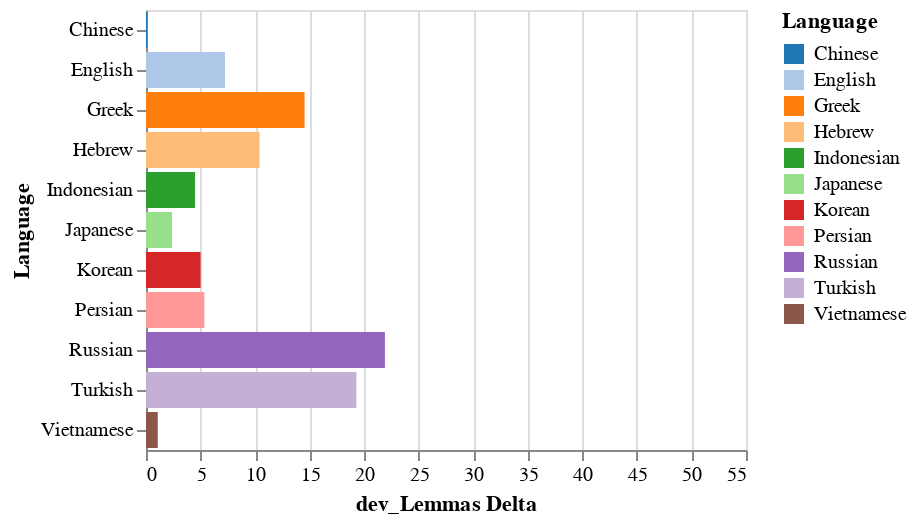
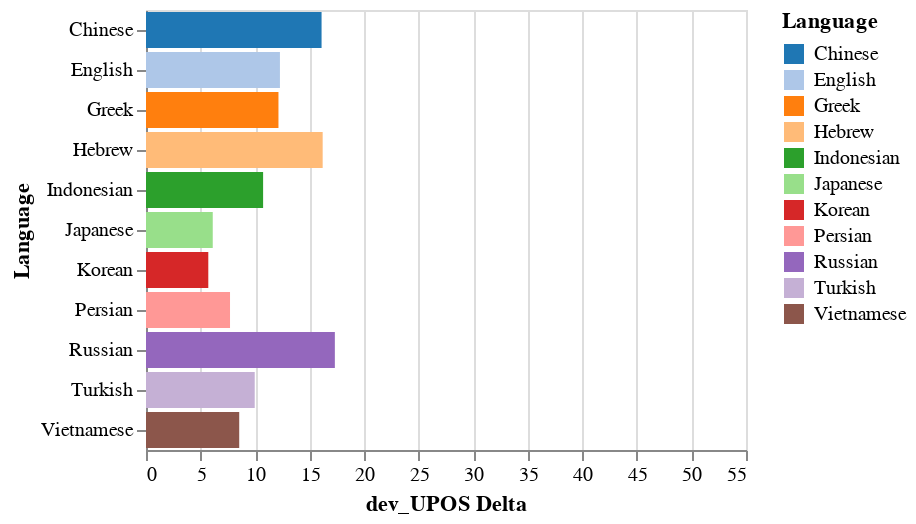
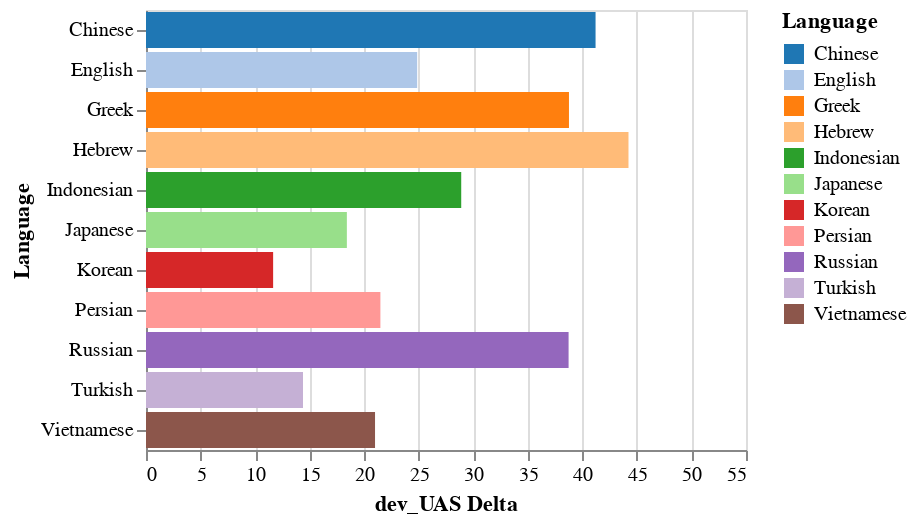
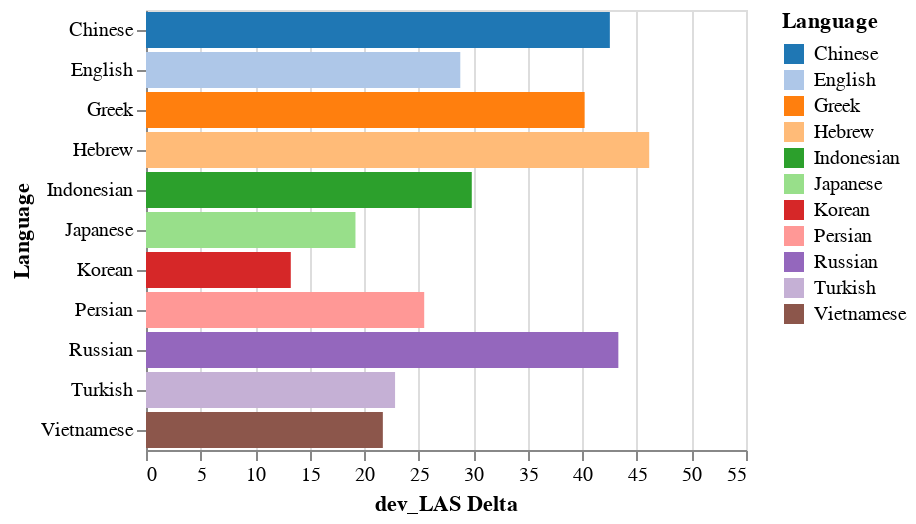

Write notebook code for charts like these, in order.
### Code cell
x_domain = [0,55]
for task in delta_df.columns[1:]:
    alt.Chart(delta_df).mark_bar().encode(
        x=alt.X(
            task, 
            title=f"{task} Delta",
            scale=alt.Scale(domain=x_domain)
        ),
        y='Language',
        color=alt.Color(
            'Language', 
            scale=alt.Scale(scheme="category20")
        ),
        tooltip=task
    ).show()

### Figure 1 — Vega-Lite specification as saved in the notebook (floating-point values rounded to 4 significant figures)
{"config": {"view": {"continuousWidth": 300, "continuousHeight": 300}}, "data": {"name": "data-902a5759862f271d809a4e61ddbcf56c"}, "mark": {"type": "bar"}, "encoding": {"color": {"field": "Language", "scale": {"scheme": "category20"}, "type": "nominal"}, "tooltip": {"field": "dev_Lemmas", "type": "quantitative"}, "x": {"field": "dev_Lemmas", "scale": {"domain": [0, 55]}, "title": "dev_Lemmas Delta", "type": "quantitative"}, "y": {"field": "Language", "type": "nominal"}}, "$schema": "https://vega.github.io/schema/vega-lite/v5.20.1.json", "datasets": {"data-902a5759862f271d809a4e61ddbcf56c": [{"Language": "English", "dev_Lemmas": 7.238, "dev_UPOS": 12.28, "dev_UAS": 24.86, "dev_LAS": 28.81, "dev_CLAS": 33.05, "dev_MLAS": 39.07, "dev_BLEX": 35.04}, {"Language": "Russian", "dev_Lemmas": 21.9, "dev_UPOS": 17.31, "dev_UAS": 38.74, "dev_LAS": 43.3, "dev_CLAS": 47.64, "dev_MLAS": 54.96, "dev_BLEX": 49.42}, {"Language": "Turkish", "dev_Lemmas": 19.29, "dev_UPOS": 9.966, "dev_UAS": 14.39, "dev_LAS": 22.83, "dev_CLAS": 28.98, "dev_MLAS": 31.68, "dev_BLEX": 31.9}, {"Language": "Indonesian", "dev_Lemmas": 4.495, "dev_UPOS": 10.73, "dev_UAS": 28.9, "dev_LAS": 29.86, "dev_CLAS": 31.98, "dev_MLAS": 32.39, "dev_BLEX": 31.34}, {"Language": "Chinese", "dev_Lemmas": 0.1115, "dev_UPOS": 16.09, "dev_UAS": 41.21, "dev_LAS": 42.52, "dev_CLAS": 43.81, "dev_MLAS": 43.3, "dev_BLEX": 43.82}, {"Language": "Persian", "dev_Lemmas": 5.346, "dev_UPOS": 7.702, "dev_UAS": 21.49, "dev_LAS": 25.5, "dev_CLAS": 29.61, "dev_MLAS": 35.06, "dev_BLEX": 31.14}, {"Language": "Korean", "dev_Lemmas": 5.004, "dev_UPOS": 5.711, "dev_UAS": 11.65, "dev_LAS": 13.27, "dev_CLAS": 14.86, "dev_MLAS": 16.29, "dev_BLEX": 15.86}, {"Language": "Greek", "dev_Lemmas": 14.54, "dev_UPOS": 12.14, "dev_UAS": 38.77, "dev_LAS": 40.21, "dev_CLAS": 47.21, "dev_MLAS": 52.68, "dev_BLEX": 43.55}, {"Language": "Hebrew", "dev_Lemmas": 10.41, "dev_UPOS": 16.19, "dev_UAS": 44.23, "dev_LAS": 46.13, "dev_CLAS": 47.85, "dev_MLAS": 48.54, "dev_BLEX": 44.44}, {"Language": "Vietnamese", "dev_Lemmas": 1.079, "dev_UPOS": 8.545, "dev_UAS": 20.99, "dev_LAS": 21.71, "dev_CLAS": 23.05, "dev_MLAS": 22.26, "dev_BLEX": 23.16}, {"Language": "Japanese", "dev_Lemmas": 2.383, "dev_UPOS": 6.119, "dev_UAS": 18.41, "dev_LAS": 19.2, "dev_CLAS": 22.41, "dev_MLAS": 29.68, "dev_BLEX": 22.61}]}}

### Figure 2 — Vega-Lite specification as saved in the notebook (floating-point values rounded to 4 significant figures)
{"config": {"view": {"continuousWidth": 300, "continuousHeight": 300}}, "data": {"name": "data-902a5759862f271d809a4e61ddbcf56c"}, "mark": {"type": "bar"}, "encoding": {"color": {"field": "Language", "scale": {"scheme": "category20"}, "type": "nominal"}, "tooltip": {"field": "dev_UPOS", "type": "quantitative"}, "x": {"field": "dev_UPOS", "scale": {"domain": [0, 55]}, "title": "dev_UPOS Delta", "type": "quantitative"}, "y": {"field": "Language", "type": "nominal"}}, "$schema": "https://vega.github.io/schema/vega-lite/v5.20.1.json", "datasets": {"data-902a5759862f271d809a4e61ddbcf56c": [{"Language": "English", "dev_Lemmas": 7.238, "dev_UPOS": 12.28, "dev_UAS": 24.86, "dev_LAS": 28.81, "dev_CLAS": 33.05, "dev_MLAS": 39.07, "dev_BLEX": 35.04}, {"Language": "Russian", "dev_Lemmas": 21.9, "dev_UPOS": 17.31, "dev_UAS": 38.74, "dev_LAS": 43.3, "dev_CLAS": 47.64, "dev_MLAS": 54.96, "dev_BLEX": 49.42}, {"Language": "Turkish", "dev_Lemmas": 19.29, "dev_UPOS": 9.966, "dev_UAS": 14.39, "dev_LAS": 22.83, "dev_CLAS": 28.98, "dev_MLAS": 31.68, "dev_BLEX": 31.9}, {"Language": "Indonesian", "dev_Lemmas": 4.495, "dev_UPOS": 10.73, "dev_UAS": 28.9, "dev_LAS": 29.86, "dev_CLAS": 31.98, "dev_MLAS": 32.39, "dev_BLEX": 31.34}, {"Language": "Chinese", "dev_Lemmas": 0.1115, "dev_UPOS": 16.09, "dev_UAS": 41.21, "dev_LAS": 42.52, "dev_CLAS": 43.81, "dev_MLAS": 43.3, "dev_BLEX": 43.82}, {"Language": "Persian", "dev_Lemmas": 5.346, "dev_UPOS": 7.702, "dev_UAS": 21.49, "dev_LAS": 25.5, "dev_CLAS": 29.61, "dev_MLAS": 35.06, "dev_BLEX": 31.14}, {"Language": "Korean", "dev_Lemmas": 5.004, "dev_UPOS": 5.711, "dev_UAS": 11.65, "dev_LAS": 13.27, "dev_CLAS": 14.86, "dev_MLAS": 16.29, "dev_BLEX": 15.86}, {"Language": "Greek", "dev_Lemmas": 14.54, "dev_UPOS": 12.14, "dev_UAS": 38.77, "dev_LAS": 40.21, "dev_CLAS": 47.21, "dev_MLAS": 52.68, "dev_BLEX": 43.55}, {"Language": "Hebrew", "dev_Lemmas": 10.41, "dev_UPOS": 16.19, "dev_UAS": 44.23, "dev_LAS": 46.13, "dev_CLAS": 47.85, "dev_MLAS": 48.54, "dev_BLEX": 44.44}, {"Language": "Vietnamese", "dev_Lemmas": 1.079, "dev_UPOS": 8.545, "dev_UAS": 20.99, "dev_LAS": 21.71, "dev_CLAS": 23.05, "dev_MLAS": 22.26, "dev_BLEX": 23.16}, {"Language": "Japanese", "dev_Lemmas": 2.383, "dev_UPOS": 6.119, "dev_UAS": 18.41, "dev_LAS": 19.2, "dev_CLAS": 22.41, "dev_MLAS": 29.68, "dev_BLEX": 22.61}]}}

### Figure 3 — Vega-Lite specification as saved in the notebook (floating-point values rounded to 4 significant figures)
{"config": {"view": {"continuousWidth": 300, "continuousHeight": 300}}, "data": {"name": "data-902a5759862f271d809a4e61ddbcf56c"}, "mark": {"type": "bar"}, "encoding": {"color": {"field": "Language", "scale": {"scheme": "category20"}, "type": "nominal"}, "tooltip": {"field": "dev_UAS", "type": "quantitative"}, "x": {"field": "dev_UAS", "scale": {"domain": [0, 55]}, "title": "dev_UAS Delta", "type": "quantitative"}, "y": {"field": "Language", "type": "nominal"}}, "$schema": "https://vega.github.io/schema/vega-lite/v5.20.1.json", "datasets": {"data-902a5759862f271d809a4e61ddbcf56c": [{"Language": "English", "dev_Lemmas": 7.238, "dev_UPOS": 12.28, "dev_UAS": 24.86, "dev_LAS": 28.81, "dev_CLAS": 33.05, "dev_MLAS": 39.07, "dev_BLEX": 35.04}, {"Language": "Russian", "dev_Lemmas": 21.9, "dev_UPOS": 17.31, "dev_UAS": 38.74, "dev_LAS": 43.3, "dev_CLAS": 47.64, "dev_MLAS": 54.96, "dev_BLEX": 49.42}, {"Language": "Turkish", "dev_Lemmas": 19.29, "dev_UPOS": 9.966, "dev_UAS": 14.39, "dev_LAS": 22.83, "dev_CLAS": 28.98, "dev_MLAS": 31.68, "dev_BLEX": 31.9}, {"Language": "Indonesian", "dev_Lemmas": 4.495, "dev_UPOS": 10.73, "dev_UAS": 28.9, "dev_LAS": 29.86, "dev_CLAS": 31.98, "dev_MLAS": 32.39, "dev_BLEX": 31.34}, {"Language": "Chinese", "dev_Lemmas": 0.1115, "dev_UPOS": 16.09, "dev_UAS": 41.21, "dev_LAS": 42.52, "dev_CLAS": 43.81, "dev_MLAS": 43.3, "dev_BLEX": 43.82}, {"Language": "Persian", "dev_Lemmas": 5.346, "dev_UPOS": 7.702, "dev_UAS": 21.49, "dev_LAS": 25.5, "dev_CLAS": 29.61, "dev_MLAS": 35.06, "dev_BLEX": 31.14}, {"Language": "Korean", "dev_Lemmas": 5.004, "dev_UPOS": 5.711, "dev_UAS": 11.65, "dev_LAS": 13.27, "dev_CLAS": 14.86, "dev_MLAS": 16.29, "dev_BLEX": 15.86}, {"Language": "Greek", "dev_Lemmas": 14.54, "dev_UPOS": 12.14, "dev_UAS": 38.77, "dev_LAS": 40.21, "dev_CLAS": 47.21, "dev_MLAS": 52.68, "dev_BLEX": 43.55}, {"Language": "Hebrew", "dev_Lemmas": 10.41, "dev_UPOS": 16.19, "dev_UAS": 44.23, "dev_LAS": 46.13, "dev_CLAS": 47.85, "dev_MLAS": 48.54, "dev_BLEX": 44.44}, {"Language": "Vietnamese", "dev_Lemmas": 1.079, "dev_UPOS": 8.545, "dev_UAS": 20.99, "dev_LAS": 21.71, "dev_CLAS": 23.05, "dev_MLAS": 22.26, "dev_BLEX": 23.16}, {"Language": "Japanese", "dev_Lemmas": 2.383, "dev_UPOS": 6.119, "dev_UAS": 18.41, "dev_LAS": 19.2, "dev_CLAS": 22.41, "dev_MLAS": 29.68, "dev_BLEX": 22.61}]}}

### Figure 4 — Vega-Lite specification as saved in the notebook (floating-point values rounded to 4 significant figures)
{"config": {"view": {"continuousWidth": 300, "continuousHeight": 300}}, "data": {"name": "data-902a5759862f271d809a4e61ddbcf56c"}, "mark": {"type": "bar"}, "encoding": {"color": {"field": "Language", "scale": {"scheme": "category20"}, "type": "nominal"}, "tooltip": {"field": "dev_LAS", "type": "quantitative"}, "x": {"field": "dev_LAS", "scale": {"domain": [0, 55]}, "title": "dev_LAS Delta", "type": "quantitative"}, "y": {"field": "Language", "type": "nominal"}}, "$schema": "https://vega.github.io/schema/vega-lite/v5.20.1.json", "datasets": {"data-902a5759862f271d809a4e61ddbcf56c": [{"Language": "English", "dev_Lemmas": 7.238, "dev_UPOS": 12.28, "dev_UAS": 24.86, "dev_LAS": 28.81, "dev_CLAS": 33.05, "dev_MLAS": 39.07, "dev_BLEX": 35.04}, {"Language": "Russian", "dev_Lemmas": 21.9, "dev_UPOS": 17.31, "dev_UAS": 38.74, "dev_LAS": 43.3, "dev_CLAS": 47.64, "dev_MLAS": 54.96, "dev_BLEX": 49.42}, {"Language": "Turkish", "dev_Lemmas": 19.29, "dev_UPOS": 9.966, "dev_UAS": 14.39, "dev_LAS": 22.83, "dev_CLAS": 28.98, "dev_MLAS": 31.68, "dev_BLEX": 31.9}, {"Language": "Indonesian", "dev_Lemmas": 4.495, "dev_UPOS": 10.73, "dev_UAS": 28.9, "dev_LAS": 29.86, "dev_CLAS": 31.98, "dev_MLAS": 32.39, "dev_BLEX": 31.34}, {"Language": "Chinese", "dev_Lemmas": 0.1115, "dev_UPOS": 16.09, "dev_UAS": 41.21, "dev_LAS": 42.52, "dev_CLAS": 43.81, "dev_MLAS": 43.3, "dev_BLEX": 43.82}, {"Language": "Persian", "dev_Lemmas": 5.346, "dev_UPOS": 7.702, "dev_UAS": 21.49, "dev_LAS": 25.5, "dev_CLAS": 29.61, "dev_MLAS": 35.06, "dev_BLEX": 31.14}, {"Language": "Korean", "dev_Lemmas": 5.004, "dev_UPOS": 5.711, "dev_UAS": 11.65, "dev_LAS": 13.27, "dev_CLAS": 14.86, "dev_MLAS": 16.29, "dev_BLEX": 15.86}, {"Language": "Greek", "dev_Lemmas": 14.54, "dev_UPOS": 12.14, "dev_UAS": 38.77, "dev_LAS": 40.21, "dev_CLAS": 47.21, "dev_MLAS": 52.68, "dev_BLEX": 43.55}, {"Language": "Hebrew", "dev_Lemmas": 10.41, "dev_UPOS": 16.19, "dev_UAS": 44.23, "dev_LAS": 46.13, "dev_CLAS": 47.85, "dev_MLAS": 48.54, "dev_BLEX": 44.44}, {"Language": "Vietnamese", "dev_Lemmas": 1.079, "dev_UPOS": 8.545, "dev_UAS": 20.99, "dev_LAS": 21.71, "dev_CLAS": 23.05, "dev_MLAS": 22.26, "dev_BLEX": 23.16}, {"Language": "Japanese", "dev_Lemmas": 2.383, "dev_UPOS": 6.119, "dev_UAS": 18.41, "dev_LAS": 19.2, "dev_CLAS": 22.41, "dev_MLAS": 29.68, "dev_BLEX": 22.61}]}}
